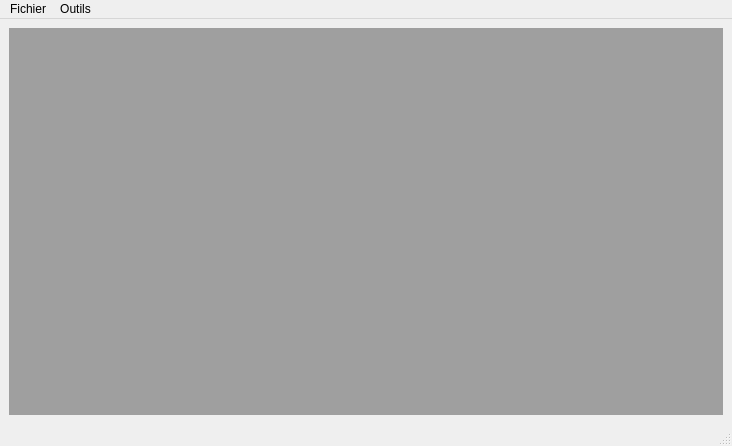
<?xml version="1.0" encoding="UTF-8"?>
<ui version="4.0">
 <class>MainWindow</class>
 <widget class="QMainWindow" name="MainWindow">
  <property name="geometry">
   <rect>
    <x>0</x>
    <y>0</y>
    <width>732</width>
    <height>446</height>
   </rect>
  </property>
  <property name="windowTitle">
   <string>Motus</string>
  </property>
  <widget class="QWidget" name="centralwidget">
   <layout class="QGridLayout" name="gridLayout">
    <item row="0" column="0">
     <widget class="QMdiArea" name="mdiArea"/>
    </item>
   </layout>
  </widget>
  <widget class="QMenuBar" name="menubar">
   <property name="geometry">
    <rect>
     <x>0</x>
     <y>0</y>
     <width>732</width>
     <height>26</height>
    </rect>
   </property>
   <widget class="QMenu" name="menuFile">
    <property name="title">
     <string>Fichier</string>
    </property>
    <addaction name="actionNew_game"/>
    <addaction name="separator"/>
    <addaction name="actionExit"/>
   </widget>
   <widget class="QMenu" name="menuTools">
    <property name="title">
     <string>Outils</string>
    </property>
    <addaction name="actionOptions"/>
   </widget>
   <addaction name="menuFile"/>
   <addaction name="menuTools"/>
  </widget>
  <widget class="QStatusBar" name="statusbar"/>
  <action name="actionOptions">
   <property name="text">
    <string>Options</string>
   </property>
  </action>
  <action name="actionNew_game">
   <property name="text">
    <string>Nouveau jeu</string>
   </property>
   <property name="toolTip">
    <string>Nouveau jeu</string>
   </property>
  </action>
  <action name="actionExit">
   <property name="text">
    <string>Sortir</string>
   </property>
   <property name="toolTip">
    <string>Sortir</string>
   </property>
  </action>
  <action name="actionAbout">
   <property name="text">
    <string>A propos</string>
   </property>
   <property name="toolTip">
    <string>A propos</string>
   </property>
  </action>
 </widget>
 <resources/>
 <connections/>
</ui>
